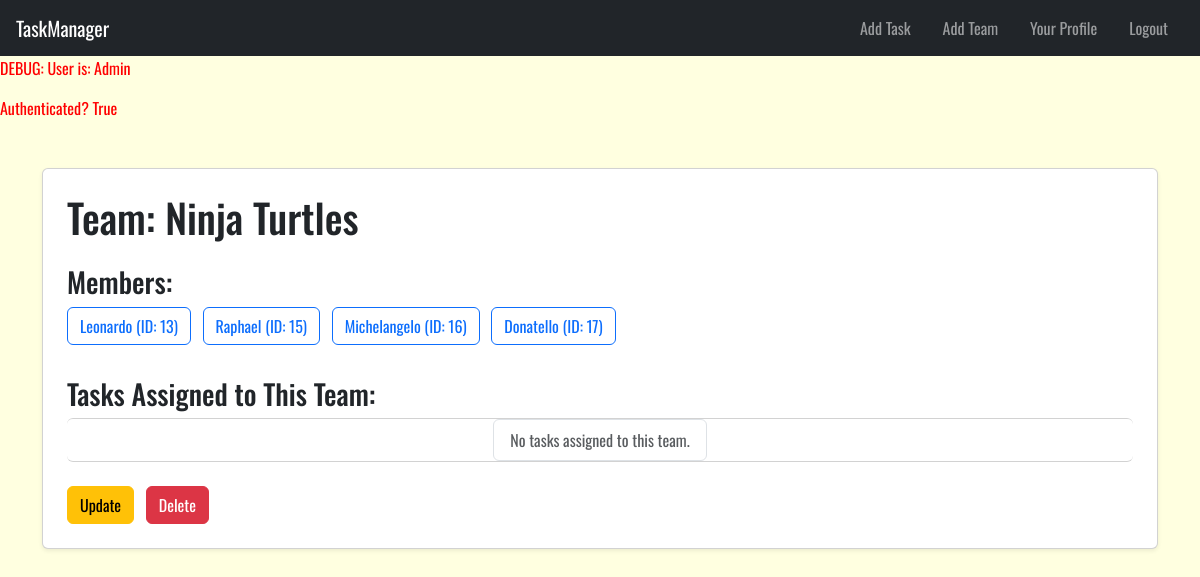
Page /teams/3/ (signed in) on the earlier database version.
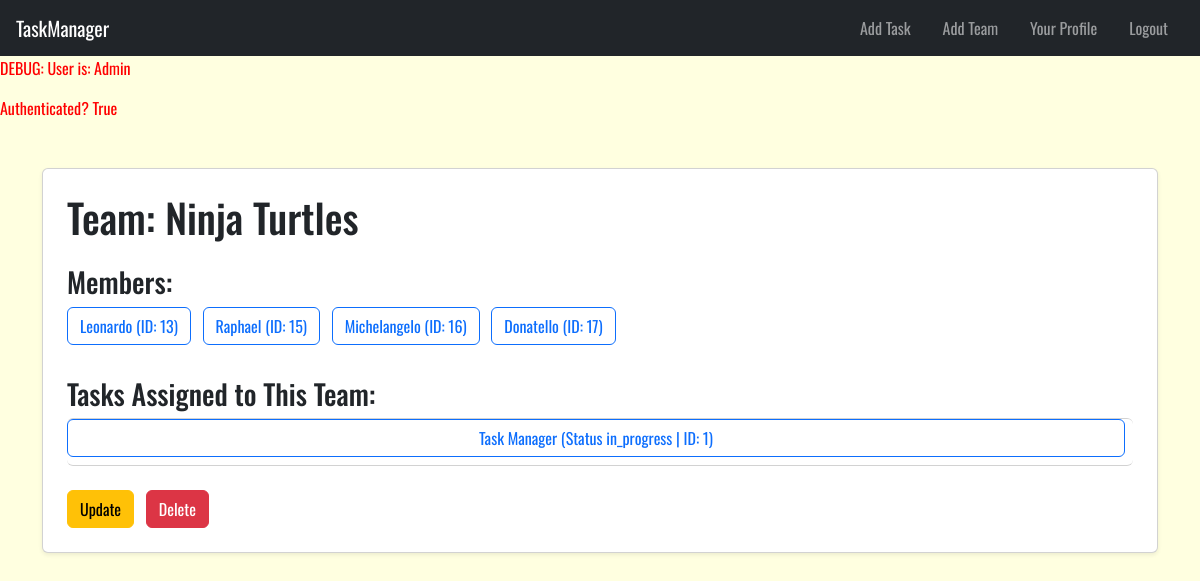
Same page on the later database version.
### tasks/models.py (models this page shows, shortened)
class Task(models.Model):
    STATUS_CHOICES = [
        ('todo', 'To Do'),
        ('in_progress', 'In Progress'),
        ('done', 'Done'),
    ]
    private = models.BooleanField(blank=False,default=False) # if it is false every one can see it , users & teams associated
    creator = models.ForeignKey(User,on_delete=models.CASCADE, related_name='created_tasks')
    title = models.CharField(max_length=200)
    status = models.CharField(max_length=20, choices=STATUS_CHOICES, default='todo')
    description = models.TextField(blank=True)
    users = models.ManyToManyField(User, related_name='tasks')  # Users assigned to the task
    teams = models.ManyToManyField(Team, related_name='tasks' , blank=True)  # Teams related to the task
    subtasks = models.ManyToManyField('self', symmetrical=False, blank=True, related_name='parent_tasks')  # Optional sub-task linkage
    created_at = models.DateTimeField(auto_now_add=True)
    updated_at = models.DateTimeField(auto_now=True)
    deadline = models.DateTimeField(null=True, blank=True)

### tasks/views.py (the view)
# urls.py: path("teams/<int:team_id>/", views.detail_team, name="detail_team"),
@login_required
def detail_team(request,team_id):
    team = Team.objects.get(pk=team_id)
    context = {
        "team":team,
    }
    return render(request,"teams/detail.html",context)

### tasks/templates/teams/detail.html (shortened to what this page needs)
{% extends 'base.html' %}
    {% block body %}
    <main class="container my-5">
      <div class="card shadow-sm p-4">
        <h1 class="mb-4">Team: {{ team.name }}</h1>
        <h3>Members:</h3>
        {% if team.users.all %}
        <div class="mb-4">
          {% for user in team.users.all %}
            <a href="{% url 'task:detail_user' user.id %}" class="btn btn-outline-primary me-2 mb-2">
                {{ user.username }} (ID: {{ user.id }})
            </a>
          {% endfor %}
        </div>
        {% else %}
        <p class="text-muted">No users in this team.</p>
        {% endif %}
        <h3>Tasks Assigned to This Team:</h3>
        <ul class="list-group">
          {% for task in team.tasks.all %}
            <a href="{% url 'task:detail_task' task.id %}" class="btn btn-outline-primary me-2 mb-2">
                {{ task.title }} (Status {{task.status}} | ID: {{ task.id }})
            </a>
          {% empty %}
          <li class="list-group-item text-muted">
            No tasks assigned to this team.
          </li>
          {% endfor %}
        </ul>
        <div class="mt-4">
          <a href="{% url 'task:update_team' team.id %}" class="btn btn-warning me-2">Update</a>
          <a href="{% url 'task:delete_team' team.id %}" class="btn btn-danger">Delete</a>
        </div>
      </div>
    </main>
    {% endblock %}

Differences in the rows shown:
now on this page (row edited): Task: title "Task Manager", status "in_progress", id "1"
Other differences:
text no longer shown: "No tasks assigned to this team."
